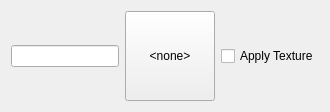
          <widget class="QWidget" name="widgetSign" native="true">
           <layout class="QHBoxLayout" name="horizontalLayout_4">
            <item>
             <widget class="QLineEdit" name="leSign"/>
            </item>
            <item>
             <widget class="QPushButton" name="pbSign">
              <property name="sizePolicy">
               <sizepolicy hsizetype="Fixed" vsizetype="Fixed">
                <horstretch>90</horstretch>
                <verstretch>90</verstretch>
               </sizepolicy>
              </property>
              <property name="minimumSize">
               <size>
                <width>90</width>
                <height>90</height>
               </size>
              </property>
              <property name="maximumSize">
               <size>
                <width>90</width>
                <height>90</height>
               </size>
              </property>
              <property name="text">
               <string>&lt;none&gt;</string>
              </property>
              <property name="iconSize">
               <size>
                <width>64</width>
                <height>64</height>
               </size>
              </property>
             </widget>
            </item>
            <item>
             <widget class="QCheckBox" name="ckApplySign">
              <property name="text">
               <string>Apply Texture</string>
              </property>
             </widget>
            </item>
           </layout>
          </widget>
